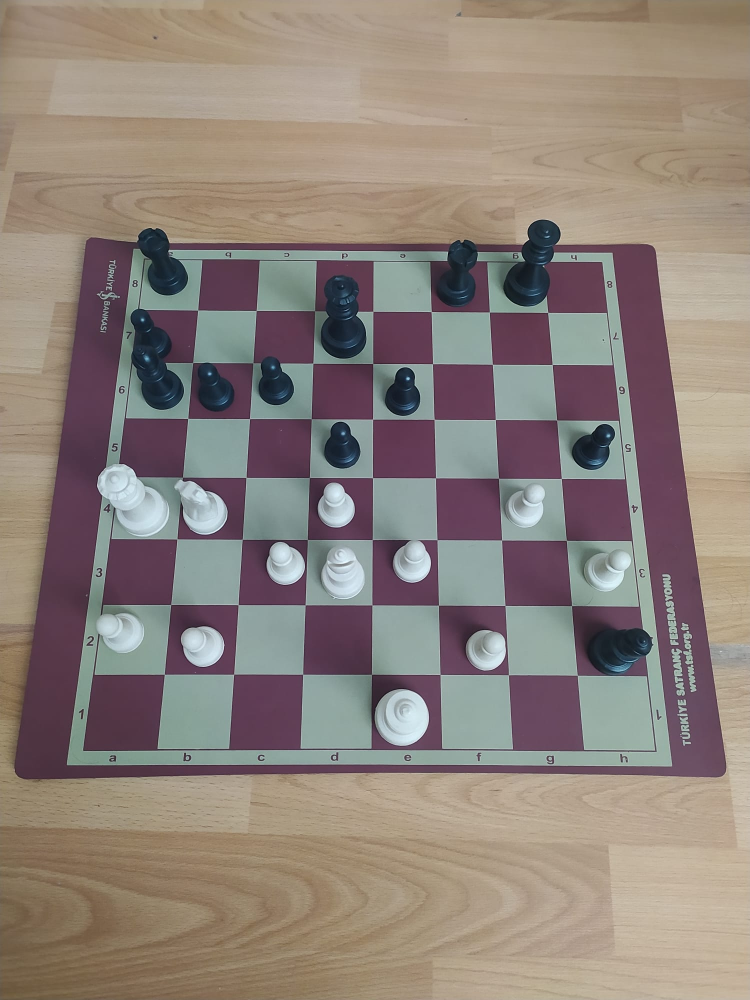
#> input picture test-images/test-10.jpeg, 1500 x 2000 px (shown at 1/2 size)
$ jupyter execute --allow-errors step-by-step.ipynb
#> lines starting #> are read from the running program, lines starting #| are printed output that depends on the picture; after the words box and inside, x2 and y2 are one past the last pixel; in counts of white or black regions, pixels touching at a corner belong together
## All Steps

<br>
<font size="5">
This notebook is for visualizing the entire process. It will give you a better insight into this project.
</font>
<br><br><br><br>

<br>

## Necessary Libraries

[cell 1]
import cv2
import numpy as np
import matplotlib.pyplot as plt
import pandas as pd
from ultralytics import YOLO
import  math
import ultralytics
import csv
from svglib.svglib import svg2rlg
from reportlab.graphics import renderPM
from ultralytics import YOLO
from PIL import Image
import os
import chess
import chess.svg

<br>

## Display Image

[cell 2]
# Path of Image that you want to convert
image_path = r"test-images/test-10.jpeg"

# read image and convert it to different color spaces
image = cv2.imread(image_path)
#> image is the input picture: shape (2000, 1500, 3); mean B, G, R 122.1, 129.9, 142
gray_image=cv2.cvtColor(image,cv2.COLOR_BGR2GRAY)
rgb_image=cv2.cvtColor(image,cv2.COLOR_BGR2RGB)

plt.figure(figsize=(9,7))
plt.imshow(rgb_image)
plt.title("RGB");

<br>

## Processing Image
####  OTSU Threshold , Canny , dilate , HoughLinesP

[cell 3]
# Gaussian Blur
#gaussian_blur = cv2.GaussianBlur(gray_image, (5, 5), 0)

# OTSU threshold
ret, otsu_binary = cv2.threshold(gray_image, 0, 255, cv2.THRESH_BINARY + cv2.THRESH_OTSU)
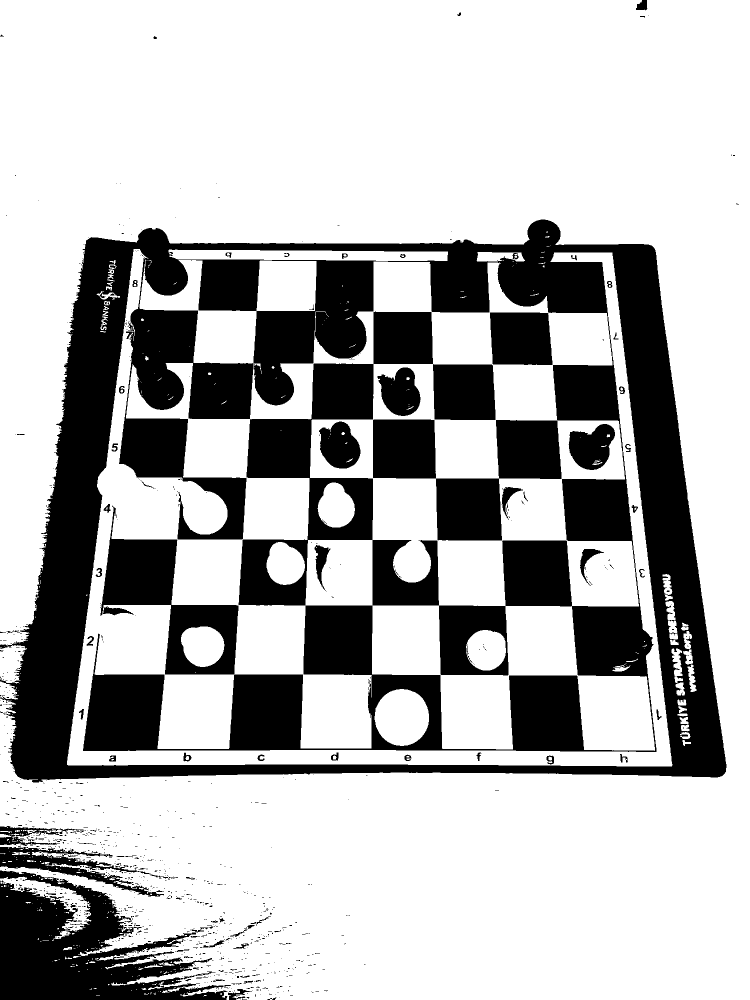
#> otsu_binary: shape (2000, 1500) (shown at 1/2 size); 71.4% white; 988 black regions (887 under 20 px), largest, box (x1, y1, x2, y2) and area: (0, 439, 1453, 1565) 743716, (0, 1741, 455, 2000) 61017, (980, 625, 1105, 730) 12308
#> ret = 114

# Canny edge detection
canny = cv2.Canny(otsu_binary, 20, 255)

# Dilation
kernel = np.ones((7, 7), np.uint8)
img_dilation = cv2.dilate(canny, kernel, iterations=1)

# Hough Lines
lines = cv2.HoughLinesP(img_dilation, 1, np.pi / 180, threshold=500, minLineLength=150, maxLineGap=100)
#> lines = 230 rows, first 6: [133, 1499, 1451, 1499], [93, 1884, 267, 465], [133, 1501, 1451, 1501], [17, 1529, 1455, 1529], [274, 1982, 301, 1668], [154, 1349, 1429, 1349]


# Create an image that contains only black pixels
black_image = np.zeros_like(img_dilation)

# Draw only lines that are output of HoughLinesP function to the "black_image"
if lines is not None:
    for line in lines:
        x1, y1, x2, y2 = line[0]
        # draw only lines to the "black_image"
        cv2.line(black_image, (x1, y1), (x2, y2), (255, 255, 255), 2)
#> this loop made 230 passes

# Dilation
kernel = np.ones((3, 3), np.uint8)
black_image = cv2.dilate(black_image, kernel, iterations=1)

plt.figure(figsize=(9,7))
plt.title("All Lines (black_image)")
plt.imshow(black_image,cmap="gray");

<br>

## Find Contours , sort contours points(4 point), and display valid squares on new fully black image

#### By saying "valid squares" , I mean geometrically. With some threshold value , 4 length of a square must be close to each other

#### 4 point --> bottomright , topright , topleft , bottomleft

[cell 4]
# Look for valid squares and check if squares are inside of board

# find contours
board_contours, hierarchy = cv2.findContours(black_image, cv2.RETR_TREE, cv2.CHAIN_APPROX_SIMPLE)
#> board_contours = 151 contours, 4 with area under 20; largest, box (x1, y1, x2, y2) and area: (0, 433, 1458, 2000) 1436609, (172, 1353, 324, 1496) 19328, (1023, 1354, 1166, 1497) 18799, (605, 1354, 741, 1495) 18560, (461, 1353, 601, 1495) 18536

# create image that contains only black pixels
black_image_2 = np.zeros_like(black_image)

# list for storing the center coordinates of squares
square_centers=list()

# Copy the board image
board_squared = canny.copy() # CANNY IMAGE

# loop through contours and filter them by deciding if they are potential squares
for contour in board_contours:
    if 2000 < cv2.contourArea(contour) < 20000:

        # Approximate the contour to a simpler shape
        epsilon = 0.02 * cv2.arcLength(contour, True)
        approx = cv2.approxPolyDP(contour, epsilon, True)

        # if polygon has 4 vertices
        if len(approx) == 4:

            # 4 points of polygon
            pts = [pt[0].tolist() for pt in approx]

            # create same pattern for points , bottomright(1) , topright(2) , topleft(3) , bottomleft(4)
            index_sorted = sorted(pts, key=lambda x: x[0], reverse=True)

            #  Y values
            if index_sorted[0][1]< index_sorted[1][1]:
                cur=index_sorted[0]
                index_sorted[0] =  index_sorted[1]
                index_sorted[1] = cur

            if index_sorted[2][1]> index_sorted[3][1]:
                cur=index_sorted[2]
                index_sorted[2] =  index_sorted[3]
                index_sorted[3] = cur

            # bottomright(1) , topright(2) , topleft(3) , bottomleft(4)
            pt1=index_sorted[0]
            pt2=index_sorted[1]
            pt3=index_sorted[2]
            pt4=index_sorted[3]

            # find rectangle that fits 4 point
            x, y, w, h = cv2.boundingRect(contour)
            # find center of rectangle
            center_x=(x+(x+w))/2
            center_y=(y+(y+h))/2

            # calculate length of 4 side of rectangle
            l1 = math.sqrt((pt1[0] - pt2[0])**2 + (pt1[1] - pt2[1])**2)
            l2 = math.sqrt((pt2[0] - pt3[0])**2 + (pt2[1] - pt3[1])**2)
            l3 = math.sqrt((pt3[0] - pt4[0])**2 + (pt3[1] - pt4[1])**2)
            l4 = math.sqrt((pt1[0] - pt4[0])**2 + (pt1[1] - pt4[1])**2)


            # Create a list of lengths
            lengths = [l1, l2, l3, l4]

            # Get the maximum and minimum lengths
            max_length = max(lengths)
            min_length = min(lengths)

            # Check if this length values are suitable for a square , this threshold value plays crucial role for squares ,
            valid_square=True
            if (max_length - min_length) <= 35: # 20 for smaller boards  , 50 for bigger , 35 works most of the time
                pass
            else:
                valid_square=False


             # if algorithm decides it is a square , add it to "square_centers" list
            if valid_square:
                square_centers.append([center_x,center_y,pt1,pt2,pt3,pt4])

                # Draw the lines between the points
                cv2.line(board_squared, pt1, pt2, (255, 255, 0), 7)
                cv2.line(board_squared, pt2, pt3, (255, 255, 0), 7)
                cv2.line(board_squared, pt3, pt4, (255, 255, 0), 7)
                cv2.line(board_squared, pt1, pt4, (255, 255, 0), 7)

                # Draw only valid squares to "black_image_2"
                cv2.line(black_image_2, pt1, pt2, (255, 255, 0), 7)
                cv2.line(black_image_2, pt2, pt3, (255, 255, 0), 7)
                cv2.line(black_image_2, pt3, pt4, (255, 255, 0), 7)
                cv2.line(black_image_2, pt1, pt4, (255, 255, 0), 7)
#> this loop made 151 passes
#> (epsilon, pts, x, y, w, h, center_x) on passes 19, 23: (6.19, [[168, 1551], [171, 1533], [307, 1534], [305, 1548]], 168, 1533, 140, 20, 238), (6.01, [[318, 1523], [320, 1505], [451, 1506], [449, 1524]], 318, 1505, 134, 20, 385)
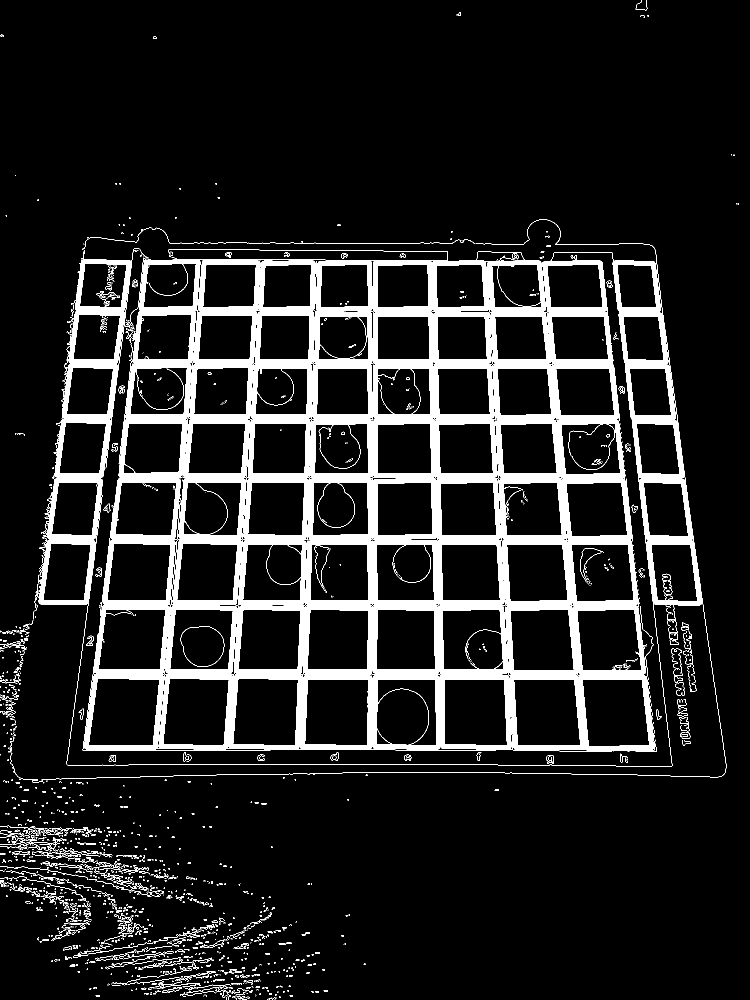
#> board_squared: shape (2000, 1500) (shown at 1/2 size); 11.6% white; 2205 white regions (1922 under 20 px), largest, box (x1, y1, x2, y2) and area: (20, 438, 1453, 1565) 300160, (76, 497, 1100, 1531) 23909, (165, 455, 950, 500) 875

plt.figure(figsize=(12,8))


plt.subplot(121)
plt.title("board_squared")
plt.imshow(board_squared,cmap="gray")

plt.subplot(122)
plt.title("black_image_2")
plt.imshow(black_image_2,cmap="gray")

<br>

## Dilation to the image that contains only valid squares (gemoetrically valid)

[cell 5]
# Apply dilation to the black_image_2
kernel = np.ones((7, 7), np.uint8)
dilated_black_image = cv2.dilate(black_image_2, kernel, iterations=1)

plt.figure(figsize=(9,7))
plt.title("dilated_black_image")
plt.imshow(dilated_black_image,cmap="gray")

<br>

## Find biggest contour of image

[cell 6]
# Find contours of dilated_black_image
contours, _ = cv2.findContours(dilated_black_image, cv2.RETR_EXTERNAL, cv2.CHAIN_APPROX_SIMPLE)

# take biggest contour
largest_contour = max(contours, key=cv2.contourArea)

# create black image
biggest_area_image = np.zeros_like(dilated_black_image)

# draw biggest contour to the image
cv2.drawContours(biggest_area_image,largest_contour,-1,(255,255,255),10)

plt.figure(figsize=(9,7))
plt.title("Biggest Contour of dilated_black_image")
plt.imshow(biggest_area_image,cmap="gray")

<br>

### Check if square centers falls inside of the biggest contour , it is for detecting undesired squares that exists outside of the board

[cell 7]
# Check if square centers falls inside of biggest contour

inside_squares=list()

for square in square_centers:
    point=(square[0],square[1])

    # Check if the point is inside the largest contour
    distance = cv2.pointPolygonTest(largest_contour, point, measureDist=False)

    if distance >= 0:
        inside_squares.append(square)

    else:
        continue
#> this loop made 76 passes
#> square on passes 40, 41, 43, 44: [932, 897.5, [990, 950], [984, 843], [873, 844], [876, 951]], [809, 897.5, [867, 950], [864, 843], [750, 844], [751, 951]], [557.5, 897, [613, 950], [616, 843], [505, 843], [500, 951]], [433.5, 897, [486, 951], [495, 843], [382, 842], [371, 950]]

len(inside_squares)
#> Out = 64

<br>

## Sort Squares

[cell 8]
# Chess board has 64 square , 8x8 --> now sort this squares by following this 8x8 pattern

# sort y values
sorted_coordinates = sorted(inside_squares, key=lambda x: x[1], reverse=True)

# sort x values
groups = []
current_group = [sorted_coordinates[0]]

for coord in sorted_coordinates[1:]:
    if abs(coord[1] - current_group[-1][1]) < 50:
        current_group.append(coord)
    else:
        groups.append(current_group)
        current_group = [coord]
#> this loop made 63 passes

# Append the last group
groups.append(current_group)

# Sort each group by the second index (column values)
for group in groups:
    group.sort(key=lambda x: x[0])
#> this loop made 8 passes

# Combine the groups back together
sorted_coordinates = [coord for group in groups for coord in group]

sorted_coordinates[:5]

<br><br>

## Add undetected squares

<font size="4">
    This function simply follow coordinates of consequtive squares , but there are some squares that needs to
    handled differently . <br><br>
    Think about first square of every row , before that square there is nothing, so it shouldnt  processed  like  consequtive squares <br><br>
    [6,14,22,30,38,46,54] and [8,16,24,32,40,48,56] , and remaining squares treated differently , for these 3 set, there is 3 different algorithms<br><br>
    Dont forget : this numbers are started from "0" , so square 6 means 7 in real chess board
</font>

[cell 9]
def fill_gaps():
    global sorted_coordinates

    addition=0

    for num in range(63):


        if num in [6,14,22,30,38,46,54]:
            if abs(sorted_coordinates[num][0]-sorted_coordinates[num+1][0])>250:

                x=sorted_coordinates[num][0]+ abs(sorted_coordinates[num][0]-sorted_coordinates[num-1][0])
                y=sorted_coordinates[num][1]

                p1=(sorted_coordinates[num][2][0]+ abs(sorted_coordinates[num][2][0]-sorted_coordinates[num-1][2][0]) , sorted_coordinates[num][2][1])
                p2=(sorted_coordinates[num][3][0]+ abs(sorted_coordinates[num][3][0]-sorted_coordinates[num-1][3][0]) , sorted_coordinates[num][3][1])
                p3=sorted_coordinates[num][3]
                p4=sorted_coordinates[num][2]


                sorted_coordinates.insert(num+1,[x,y,p1,p2,p3,p4])
                print("first statement",num+2)
                continue


        elif num in [8,16,24,32,40,48,56]:
            if abs(sorted_coordinates[num][0]-sorted_coordinates[num-8][0])>50:

                x=sorted_coordinates[num-8][0]
                y=sorted_coordinates[num+1][1]
                      # x,y,p1,p2,p3,p4
                p1=sorted_coordinates[num-8][3]
                p2=(sorted_coordinates[num-8][3][0],sorted_coordinates[num+1][3][1])
                p3=(sorted_coordinates[num-8][4][0],sorted_coordinates[num+1][3][1])
                p4=sorted_coordinates[num-8][4]

                sorted_coordinates.insert(num,[x,y,p1,p2,p3,p4])
                print("second statement",num+1)


                continue


           # net sorun var kordinat             # x,y,p1,p2,p3,p4
        elif abs(sorted_coordinates[num][1] - sorted_coordinates[num+1][1])< 50 :
            if sorted_coordinates[num+1][0] - sorted_coordinates[num][0] > 150:
                x=(sorted_coordinates[num+1][0] + sorted_coordinates[num][0])/2
                y=(sorted_coordinates[num+1][1] + sorted_coordinates[num][1])/2
                p1=sorted_coordinates[num+1][5]
                p2=sorted_coordinates[num+1][4]
                p3=sorted_coordinates[num][3]
                p4=sorted_coordinates[num][2]
                sorted_coordinates.insert(num+1,[x,y,p1,p2,p3,p4])
                print(f"third statement",num+2)
                addition+=1

    if addition!=0:
        fill_gaps()


fill_gaps()

<br>

## Write coordinate of squares to a csv file

[cell 10]
# Write coordinates to CSV file

with open('extracted-data/board-square-positions.csv', mode='w', newline='') as file:
    writer = csv.writer(file)

    # columns
    writer.writerow(['x1', 'y1', 'x2', 'y2', 'x3', 'y3', 'x4', 'y4'])


    for coordinate in sorted_coordinates:
        writer.writerow([coordinate[2][0], coordinate[2][1],
                                 coordinate[3][0], coordinate[3][1],
                                 coordinate[4][0], coordinate[4][1],
                                 coordinate[5][0], coordinate[5][1]])
#> this loop made 64 passes

<br>

## Check coordinates of squares that are inside of CSV file

[cell 11]
# Check CSV coordinates

data = pd.read_csv("extracted-data/board-square-positions.csv") # true Coordinatesa

# Read the image

image = cv2.imread(image_path)

# Loop through each row in the DataFrame and draw polygons
for i, row in data.iterrows():
    pts = []
    for j in range(0, 8, 2):
        pts.append((int(row[j]), int(row[j+1])))
    pts = np.array(pts, np.int32)
    pts = pts.reshape((-1,1,2))
    cv2.circle(image, (int(sorted_coordinates[i][0]),int(sorted_coordinates[i][1])), 3, (0,255,0), 3)
    cv2.polylines(image,[pts],True,(255,255,255),thickness=8)  # Change color and thickness as needed
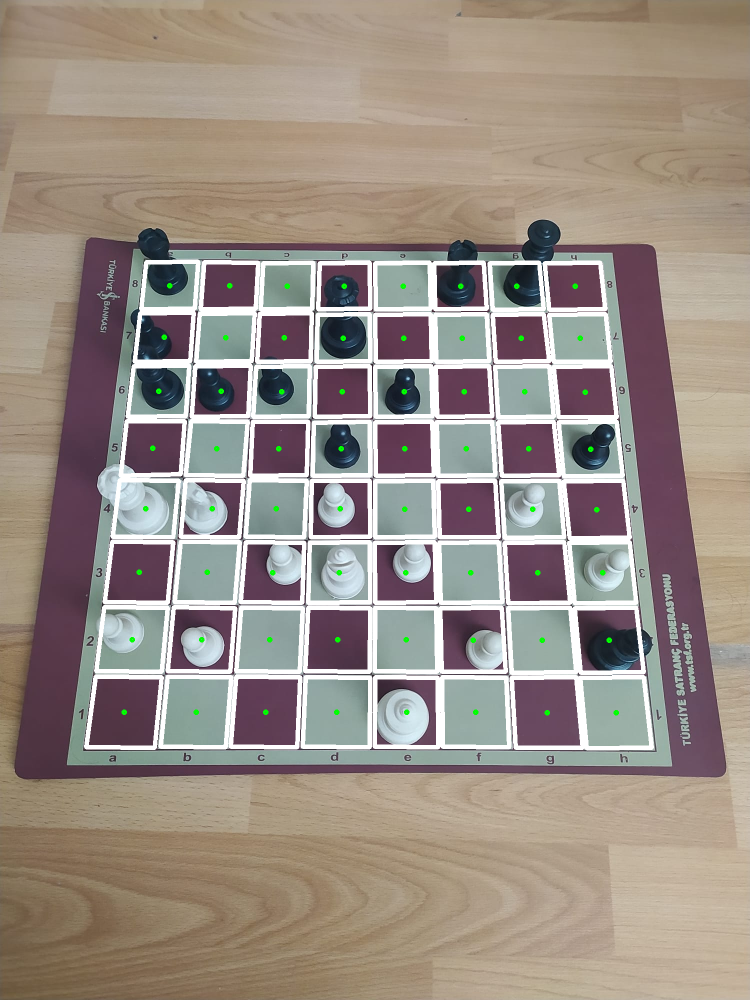
#> image: shape (2000, 1500, 3) (shown at 1/2 size); 8.9% of pixels changed, all inside (x1, y1, x2, y2) = (168, 519, 1308, 1501)

# Display the image
plt.figure(figsize=(10,8))
plt.imshow(image)

<br>

## CSV

[cell 12]
# for creating csv files for coordinates --> Chess-Board/Board_to_csv.ipynb
coordinates=pd.read_csv("extracted-data/board-square-positions.csv")
coordinates.tail()

<br>

## Create dictionary for squares coordinates

[cell 13]
# dictionary for every cell's boundary coordinates
# [[334, 1231], [344, 1139], [262, 1137], [247, 1228]] -->x1,y1,x2,y2,x3,y3,x4,y4
# 64 cell_value in total --> 8x8 board

coord_dict={}

cell=1
for row in coordinates.values:
    coord_dict[cell]=[[row[0],row[1]],[row[2],row[3]],[row[4],row[5]],[row[6],row[7]]]
    cell+=1

print(coord_dict[1])
print(coord_dict[2])
print(len(coord_dict))

<br>

## Label Dictionary

[cell 14]
# class values , these values are decided before training
names: ['black-bishop', 'black-king', 'black-knight', 'black-pawn', 'black-queen', 'black-rook', 'white-bishop', 'white-king', 'white-knight', 'white-pawn', 'white-queen', 'white-rook'] # type: ignore
class_dict={0:'black-bishop',1:'black-king',2:'black-knight',3:'black-pawn',4: 'black-queen',5: 'black-rook',
            6:'white-bishop',7:'white-king',8: 'white-knight',9: 'white-pawn',10: 'white-queen',11:'white-rook'}

<br>

## Make prediction

#> (a cell that did not finish here is left out)

<br>

### "game_list" is a list that contains information about game

[cell 16]
# list for cell number and piece id (class value)
game_list=[]

#> (the rest of this cell did not finish here and is left out)

<br>

## Create String that contains game info

[cell 17]
# show game , if cell value exist in game_list , then print piece in that cell , otherwise print space
chess_str=""
for i in range(1, 65):

    for slist in game_list:
        if slist[0] == i:
            print(class_dict[slist[1]], end=" ")
            chess_str+=f" {class_dict[slist[1]]} "
            break
    else:
        print("space", end=" ")
        chess_str+=" space "

    if i % 8 == 0:
        print("\n")
        chess_str+="\n"

<br>

## Create Classical Chess Image in .SVG format

[cell 18]
import chess
import chess.svg

def parse_coordinates(input_str):
    """
    Parse the input string to extract the positions of the chess pieces.
    """
    rows = input_str.strip().split('\n')
    chess_pieces = []
    for row in rows:  # Reversing rows to invert ranks
        pieces = row.strip().split()
        chess_pieces.extend(pieces)
    return chess_pieces


input_str=chess_str

chess_pieces = parse_coordinates(input_str)

#> (the rest of this cell did not finish here and is left out)

<br><br>

## Convert .SVG to .PNG and display Result

[cell 19]
from svglib.svglib import svg2rlg
from reportlab.graphics import renderPM

# Function to convert SVG to PNG
def convert_svg_to_png(svg_file_path, png_file_path):
    # Read the SVG file and convert it to a ReportLab Drawing
    drawing = svg2rlg(svg_file_path)
    # Render the drawing to a PNG file
    renderPM.drawToFile(drawing, png_file_path, fmt='PNG')
    print(f"Converted {svg_file_path} to {png_file_path}")

# Example usage
svg_file = 'extracted-data/2Dboard.svg'
png_file = 'extracted-data/Extracted-Board.png'
convert_svg_to_png(svg_file, png_file)
#> (the call stopped at in convert_svg_to_png, `drawing = svg2rlg(svg_file_path)`: svglib is not available in this run)

plt.imshow(cv2.cvtColor(cv2.imread(png_file),cv2.COLOR_BGR2RGB))
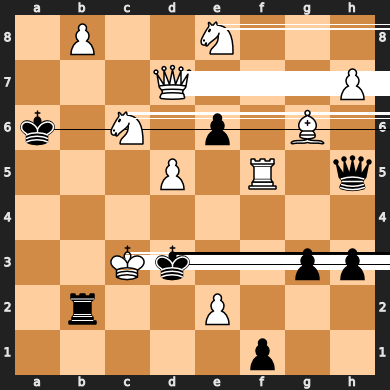
#> input picture Dephtai-chess/extracted-images/Extracted-Board.png, 390 x 390 px, found by its file name

<br><br>

## Display Original Image and Converted Image

[cell 20]
plt.figure(figsize=(18, 12))  # Increase the figure size to 18x6 inches

plt.subplot(131)
plt.title(f"{image_path}")
plt.imshow(rgb_image)

plt.subplot(132)
plt.title("Converted Image")
plt.imshow(cv2.cvtColor(cv2.imread(png_file),cv2.COLOR_BGR2RGB))

plt.subplot(133)
plt.title("Extracted Squares")
plt.imshow(image)

plt.show()
